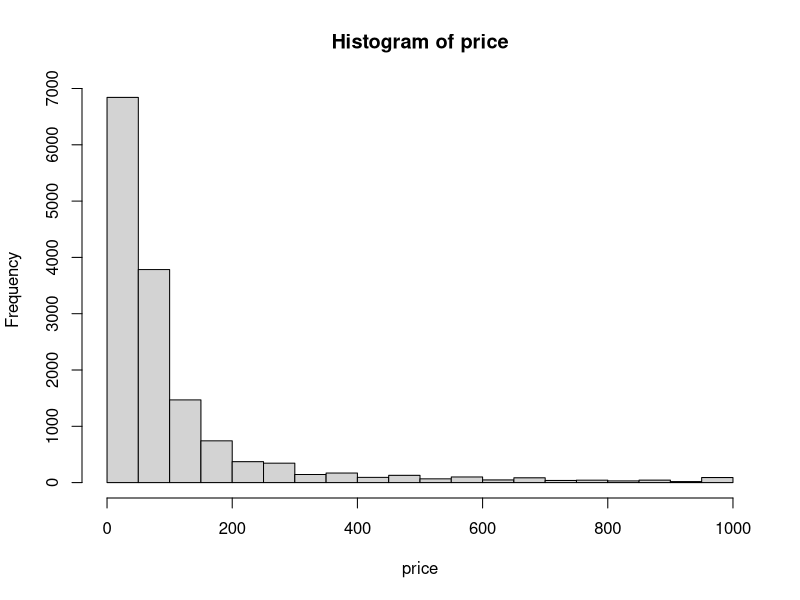

Generate this figure with R:
datos = read.csv('datos_coto2016.csv'); attach(datos)
summary(datos)
hist(price)
datos[which.max(price),]

categorias = unique(categories)     
secos = grep('Secos', categorias, value=TRUE)

prod_secos = datos[categories %in% secos,]

# TODO: IMPLEMENTAR SIN BUCLE FOR
# rango_secos = sapply(categorias, function(cat) range(prod_secos[prod_secos$categories == cat,]$price))
# prod_secos[prod_secos$categories == 'Alimentos Secos,Galletitas',]$price

rango_secos = matrix(NA, length(secos), 2)

for (i in 1:length(secos)) {
  seco = secos[i]
  rango_secos[i,] = range(prod_secos[prod_secos$categories == seco,]$price)
}

rownames(rango_secos) = secos

precio_carrito = function(nombres, cantidad, datos) {
  precio = 0
  for (i in 1:length(nombres)) {
    nombre = nombres[i]
    precio = precio + cuanto_cuesta(nombre, datos)*cantidad
  }
  return(precio)
}

cuanto_cuesta = function(nombre, datos) {
  return(datos$price[datos$name == nombre])
}

elige_productos = function(n, datos) {
  return(sample(name, n))
}

compra_n = function(n, datos) {
  return(precio_carrito(elige_productos(n, datos), rep(1, n), datos))
}


